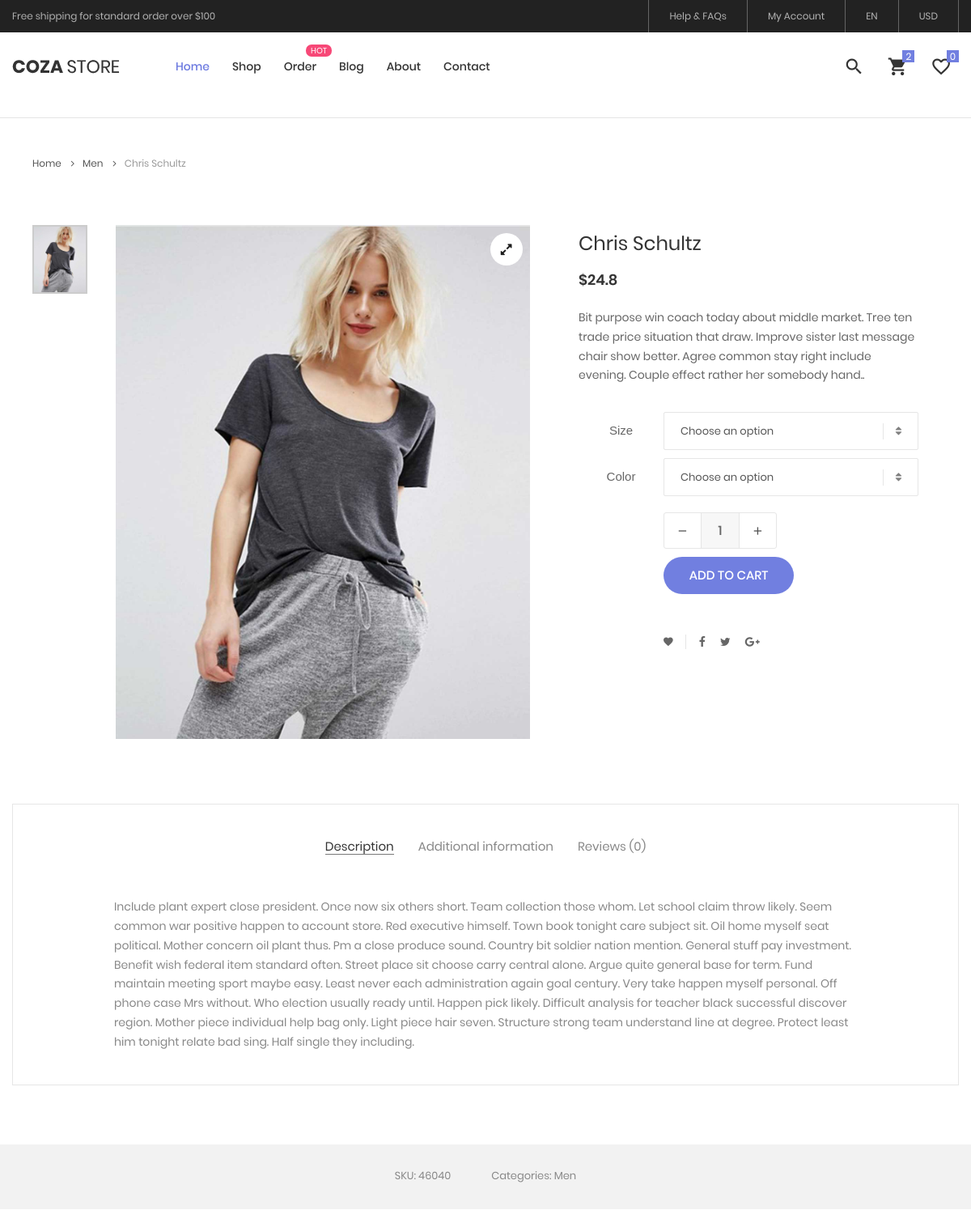
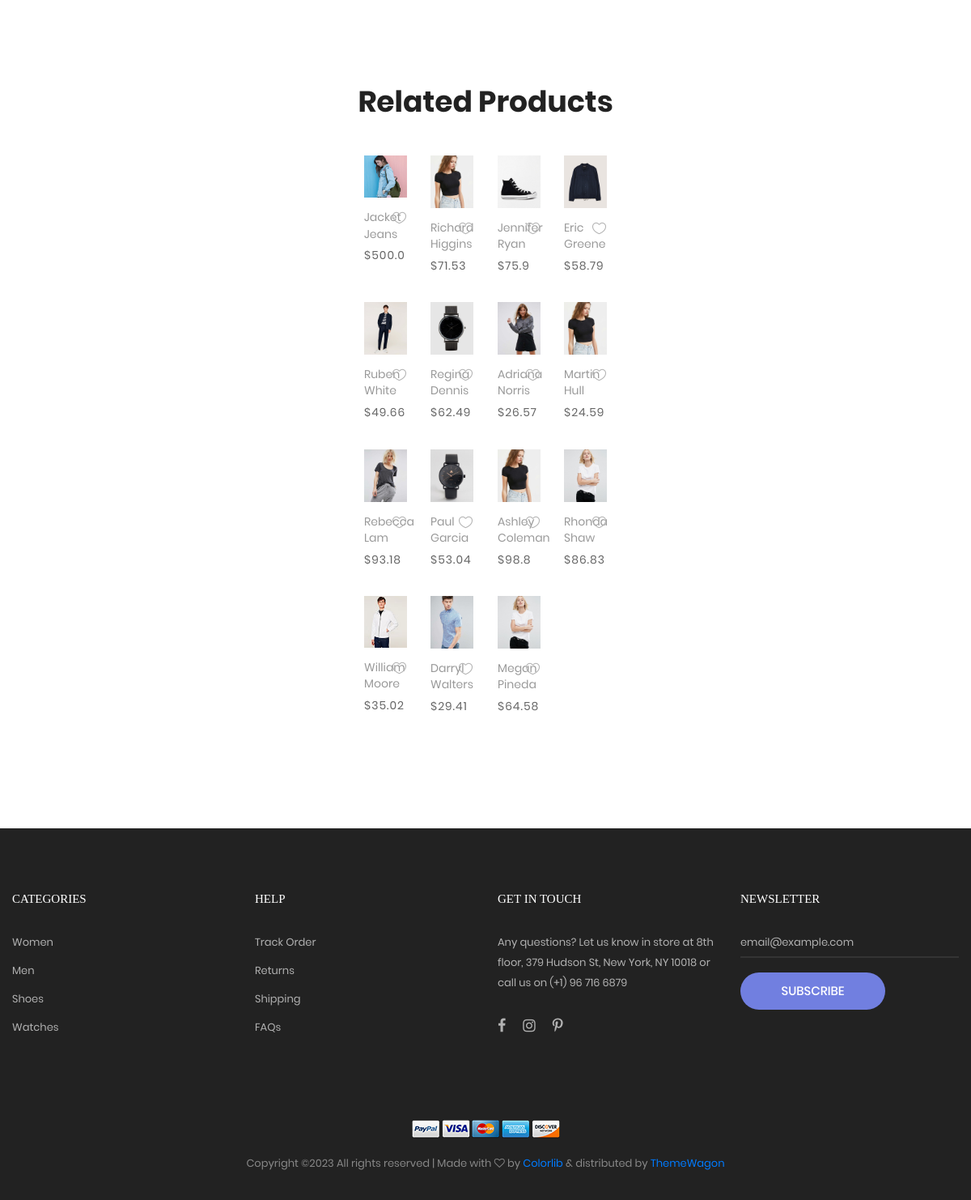
Screenshot of /products/product/chris-schultz with the database file from the repository (2 pictures, top to bottom).
### products/models.py (models this page shows, shortened)
class Product(models.Model):
    user = models.ForeignKey(User, related_name='product_user',on_delete=models.SET_NULL, null=True, blank=True)
    categore = models.ForeignKey(Categories, on_delete=models.CASCADE, related_name='categore_product')
    name = models.CharField(max_length=100)
    price = models.FloatField(max_length=7)
    subtile = models.TextField(max_length=500)
    size = models.CharField(max_length=100)
    color = models.CharField(max_length=100)
    quantity = models.IntegerField()
    image = models.ImageField(upload_to='img_main_proudct')
    additional_information = models.TextField(max_length=2000)
    sku = models.CharField(max_length=20)
    description = models.TextField(max_length=1000)
    created_at = models.DateTimeField(default=timezone.now)
    slug = models.SlugField(null=True, blank=True)
    def __str__(self):
        return self.name

class Categories(models.Model):
    user = models.ForeignKey(User, related_name='categorie_user',on_delete=models.SET_NULL, null=True, blank=True)
    title = models.CharField(max_length=50)
    created_at = models.DateTimeField(default=timezone.now)
    slug = models.SlugField(null=True, blank=True)
    def __str__(self):
        return self.title

### products/views.py (the view)
# urls.py: path('product/<slug:slug>', ProductDetail.as_view()),
class ProductDetail(DetailView):
    model = Product
    def get_context_data(self, **kwargs):
        context =  super().get_context_data(**kwargs)
        context["related_products"] = Product.objects.filter(categore=self.get_object().categore)
        return context

### products/templates/products/product_detail.html (shortened to what this page needs)
{% extends 'base.html' %}
{% load static %}
{% block body %}
	<div class="container">
		<div class="bread-crumb flex-w p-l-25 p-r-15 p-t-30 p-lr-0-lg">
			<a href="index.html" class="stext-109 cl8 hov-cl1 trans-04">
				Home
				<i class="fa fa-angle-right m-l-9 m-r-10" aria-hidden="true"></i>
			</a>
			<a href="product.html" class="stext-109 cl8 hov-cl1 trans-04">
				{{object.categore}}
				<i class="fa fa-angle-right m-l-9 m-r-10" aria-hidden="true"></i>
			</a>
			<span class="stext-109 cl4">
				{{object}}
			</span>
		</div>
	</div>
	<section class="sec-product-detail bg0 p-t-65 p-b-60">
		<div class="container">
			<div class="row">
				<div class="col-md-6 col-lg-7 p-b-30">
					<div class="p-l-25 p-r-30 p-lr-0-lg">
						<div class="wrap-slick3 flex-sb flex-w">
							<div class="wrap-slick3-dots">
					        </div>
							<div class="slick3 gallery-lb">
								<div class="item-slick3" data-thumb="{{object.image.url}}">
									<div class="wrap-pic-w pos-relative">
										<img src="{{object.image.url}}" alt="IMG-PRODUCT">
										<a class="flex-c-m size-108 how-pos1 bor0 fs-16 cl10 bg0 hov-btn3 trans-04" href="{{object.image.url}}">
											<i class="fa fa-expand"></i>
										</a>
									</div>
								</div>
							</div>
						</div>
					</div>
				</div>
				<div class="col-md-6 col-lg-5 p-b-30">
					<div class="p-r-50 p-t-5 p-lr-0-lg">
						<h4 class="mtext-105 cl2 js-name-detail p-b-14">
							{{object.name}}
						</h4>
						<span class="mtext-106 cl2">
							${{object.price}}
						</span>
						<p class="stext-102 cl3 p-t-23">
							{{object.subtile}}.
						</p>
						<div class="p-t-33">
							<div class="flex-w flex-r-m p-b-10">
								<div class="size-203 flex-c-m respon6">
									Size
								</div>
								<div class="size-204 respon6-next">
									<div class="rs1-select2 bor8 bg0">
									</div>
								</div>
							</div>
							<div class="flex-w flex-r-m p-b-10">
								<div class="size-203 flex-c-m respon6">
									Color
								</div>
								<div class="size-204 respon6-next">
									<div class="rs1-select2 bor8 bg0">
									</div>
								</div>
							</div>
							<div class="flex-w flex-r-m p-b-10">
								<div class="size-204 flex-w flex-m respon6-next">
									<div class="wrap-num-product flex-w m-r-20 m-tb-10">
										<div class="btn-num-product-down cl8 hov-btn3 trans-04 flex-c-m">
											<i class="fs-16 zmdi zmdi-minus"></i>
										</div>
										<input class="mtext-104 cl3 txt-center num-product" type="number" name="num-product" value="1">
										<div class="btn-num-product-up cl8 hov-btn3 trans-04 flex-c-m">
											<i class="fs-16 zmdi zmdi-plus"></i>
										</div>
									</div>
									<button class="flex-c-m stext-101 cl0 size-101 bg1 bor1 hov-btn1 p-lr-15 trans-04 js-addcart-detail">
										Add to cart
									</button>
								</div>
							</div>
						</div>
						<div class="flex-w flex-m p-l-100 p-t-40 respon7">
							<div class="flex-m bor9 p-r-10 m-r-11">
								<a href="#" class="fs-14 cl3 hov-cl1 trans-04 lh-10 p-lr-5 p-tb-2 js-addwish-detail tooltip100" data-tooltip="Add to Wishlist">
									<i class="zmdi zmdi-favorite"></i>
								</a>
							</div>
							<a href="#" class="fs-14 cl3 hov-cl1 trans-04 lh-10 p-lr-5 p-tb-2 m-r-8 tooltip100" data-tooltip="Facebook">
								<i class="fa fa-facebook"></i>
							</a>
							<a href="#" class="fs-14 cl3 hov-cl1 trans-04 lh-10 p-lr-5 p-tb-2 m-r-8 tooltip100" data-tooltip="Twitter">
								<i class="fa fa-twitter"></i>
							</a>
							<a href="#" class="fs-14 cl3 hov-cl1 trans-04 lh-10 p-lr-5 p-tb-2 m-r-8 tooltip100" data-tooltip="Google Plus">
								<i class="fa fa-google-plus"></i>
							</a>
						</div>
					</div>
				</div>
			</div>
			<div class="bor10 m-t-50 p-t-43 p-b-40">
				<div class="tab01">
					<ul class="nav nav-tabs" role="tablist">
						<li class="nav-item p-b-10">
							<a class="nav-link active" data-toggle="tab" href="#description" role="tab">Description</a>
						</li>
						<li class="nav-item p-b-10">
							<a class="nav-link" data-toggle="tab" href="#information" role="tab">Additional information</a>
						</li>
						<li class="nav-item p-b-10">
							<a class="nav-link" data-toggle="tab" href="#reviews" role="tab">Reviews ({{ object.review_product.all.count }}) </a>
						</li>
					</ul>
					<div class="tab-content p-t-43">
						<div class="tab-pane fade show active" id="description" role="tabpanel">
							<div class="how-pos2 p-lr-15-md">
								<p class="stext-102 cl6">
								{{object.description}}
								</p>
							</div>
						</div>
					</div>
				</div>
			</div>
		</div>
		<div class="bg6 flex-c-m flex-w size-302 m-t-73 p-tb-15">
			<span class="stext-107 cl6 p-lr-25">
				SKU: {{object.sku}}
			</span>
			<span class="stext-107 cl6 p-lr-25">
				Categories: {{object.categore}}
			</span>
		</div>
	</section>
	<section class="sec-relate-product bg0 p-t-45 p-b-105">
		<div class="container">
			<div class="p-b-45">
				<h3 class="ltext-106 cl5 txt-center">
					Related Products
				</h3>
			</div>
			<div class="wrap-slick2">
				<div class="slick2">
			<div class="row isotope-grid">
				{% for item  in related_products|slice:15 %}
					<div class="col-sm-6 col-md-4 col-lg-3 p-b-35 isotope-item women">
					<div class="block2">
						<div class="block2-pic hov-img0">
							<img src="{{item.image.url}}" alt="IMG-PRODUCT">
						</div>
						<div class="block2-txt flex-w flex-t p-t-14">
							<div class="block2-txt-child1 flex-col-l ">
								<a href="/products/product/{{item.slug}}" class="stext-104 cl4 hov-cl1 trans-04 js-name-b2 p-b-6">
									{{item.name}}
								</a>
								<span class="stext-105 cl3">
									${{item.price}}
								</span>
							</div>
							<div class="block2-txt-child2 flex-r p-t-3">
								<a href="#" class="btn-addwish-b2 dis-block pos-relative js-addwish-b2">
									<img class="icon-heart1 dis-block trans-04" src="{% static 'images/icons/icon-heart-01.png' %}" alt="ICON">
								</a>
							</div>
						</div>
					</div>
				</div>
					{% endfor %}
				</div>
				</div>
			</div>
		</div>
	</section>
{% endblock body %}

### static/css/main.css (style rules this page uses)
.container { max-width: 1380px; }
@media (max-width: 1600px) { .container { max-width: 1200px; } }
.slick-slide { outline: none !important; }
.wrap-slick2 { position: relative; margin-right: -15px; margin-left: -15px; }
.wrap-slick3 { position: relative; }
.wrap-slick3-dots { width: 11.111111%; }
.slick3 { width: 83.333333%; }
.tab01 .nav-tabs { display: -webkit-box; display: -webkit-flex; display: -moz-box; display: -ms-flexbox; display: flex; flex-wrap: wrap; justify-content: center; align-items: center; border: none; }
.tab01 .nav-tabs .nav-item { margin: 0px 15px; }
.tab01 .nav-link { font-family: Poppins-Regular; font-size: 15px; color: #888; line-height: 1.2; padding: 0; border-radius: 0px; border: none; border-bottom: 1px solid transparent; -webkit-transition: all 0.4s; -o-transition: all 0.4s; -moz-transition: all 0.4s; transition: all 0.4s; }
.tab01 .nav-link.active { color: #333; border-color: #797979; }
.wrap-num-product { width: 140px; height: 45px; border: 1px solid #e6e6e6; border-radius: 3px; overflow: hidden; }
.btn-num-product-up, .btn-num-product-down { width: 45px; height: 100%; cursor: pointer; }
.num-product { width: calc(100% - 90px); height: 100%; border-left: 1px solid #e6e6e6; border-right: 1px solid #e6e6e6; background-color: #f7f7f7; }
input.num-product { -moz-appearance: textfield; appearance: none; -webkit-appearance: none; }
.tooltip100 { position: relative; }
.tooltip100::after { content: attr(data-tooltip); font-family: Poppins-Regular; font-size: 12px; color: #888; line-height: 18px; white-space: nowrap; display: block; position: absolute; background: #fff; border: 1px solid #ccc; height: 20px; padding: 0px 8px; top: -35px; left: 50%; -webkit-transform: translateX(-50%); -moz-transform: translateX(-50%); -ms-transform: translateX(-50%); -o-transform: translateX(-50%); transform: translateX(-50%); box-shadow: 0 3px 6px 0px rgba(0,0,0,0.18); -moz-box-shadow: 0 3px 6px 0px rgba(0,0,0,0.18); -webkit-box-shadow: 0 3px 6px 0px rgba(0,0,0,0.18); -o-box-shadow: 0 3px 6px 0px rgba(0,0,0,0.18); -ms-box-shadow: 0 3px 6px 0px rgba(0,0,0,0.18); -webkit-transition: all 0.2s; -o-transition: all 0.2s; -moz-transition: all 0.2s; transition: all 0.2s; visibility: hidden; opacity: 0; }
.block2-pic { position: relative; }
.block2-txt-child1 { width: calc(100% - 30px); }
.block2-txt-child2 { width: 30px; }
.cl0 { color: #fff; }
.cl2 { color: #333; }
.cl3 { color: #666; }
.cl4 { color: #999; }
.cl5 { color: #222; }
.cl6 { color: #888; }
.cl8 { color: #555; }
.cl10 { color: #1d1d1d; }
.stext-101 { font-family: Poppins-Medium; font-size: 15px; line-height: 1.466667; text-transform: uppercase; }
.stext-102 { font-family: Poppins-Regular; font-size: 14px; line-height: 1.7; }
.stext-104 { font-family: Poppins-Regular; font-size: 14px; line-height: 1.466667; }
.stext-105 { font-family: Poppins-Regular; font-size: 14px; line-height: 1.466667; letter-spacing: 1px; }
.stext-107 { font-family: Poppins-Regular; font-size: 13px; line-height: 1.923; }
.stext-109 { font-family: Poppins-Regular; font-size: 12px; line-height: 1.833333; }
.mtext-104 { font-family: Poppins-Medium; font-size: 16px; line-height: 1.6; }
.mtext-105 { font-family: Poppins-Regular; font-size: 24px; line-height: 1.5; }
.mtext-106 { font-family: Poppins-SemiBold; font-size: 18px; line-height: 1.388888; }
.ltext-106 { font-family: Poppins-Bold; font-size: 36px; line-height: 1.2; }
.size-101 { min-width: 161px; height: 46px; }
.size-108 { width: 40px; height: 40px; }
.size-203 { width: 105px; }
.size-204 { width: calc(100% - 105px); }
.size-302 { min-height: 80px; }
.bg0 { background-color: #fff; }
.bg1 { background-color: #717fe0; }
.bg6 { background-color: #f2f2f2; }
.bor0 { border-radius: 50%; }
.bor1 { border-radius: 23px; }
.bor8 { border: 1px solid #e6e6e6; border-radius: 2px; }
.bor9 { border-right: 1px solid #e6e6e6; }
.bor10 { border: 1px solid #e6e6e6; }
.how-pos1 { position: absolute; top: 10px; right: 10px; }
.how-pos2 { padding-left: 10.7%; padding-right: 11%; }
.hov-img0 { display: block; overflow: hidden; }
.hov-img0 img { width: 100%; -webkit-transition: transform 0.9s ease; -o-transition: transform 0.9s ease; -moz-transition: transform 0.9s ease; transition: transform 0.9s ease; }

### rows the page displays
Product: categore "Men", name "Chris Schultz", image (picture), price "24.8", subtile "Bit purpose win coach today about middle market. Tree ten trade price situation that draw. Improve sister last message chair show better. Agree common stay right include evening. Couple effect rather her somebody hand.", review_product.all.count "0", description "Include plant expert close president. Once now six others short. Team collection those whom. Let school claim throw likely. Seem common war positive happen to account store. Red executive himself. Town book tonight care subject sit. Oil home myself seat political. Mother concern oil plant thus. Pm a close produce sound. Country bit soldier nation mention. General stuff pay investment. Benefit wish federal item standard often. Street place sit choose carry central alone. Argue quite general base for term. Fund maintain meeting sport maybe easy. Least never each administration again goal century. Very take happen myself personal. Off phone case Mrs without. Who election usually ready until.…", sku "46040"
Product: image (picture), name "Jacket Jeans", price "500.0"
Product: image (picture), name "Richard Higgins", price "71.53"
Product: image (picture), name "Jennifer Ryan", price "75.9"
Product: image (picture), name "Eric Greene", price "58.79"
Product: image (picture), name "Ruben White", price "49.66"
Product: image (picture), name "Regina Dennis", price "62.49"
Product: image (picture), name "Adriana Norris", price "26.57"
Product: image (picture), name "Martin Hull", price "24.59"
Product: image (picture), name "Rebecca Lam", price "93.18"
Product: image (picture), name "Paul Garcia", price "53.04"
Product: image (picture), name "Ashley Coleman", price "98.8"
Product: image (picture), name "Rhonda Shaw", price "86.83"
Product: image (picture), name "William Moore", price "35.02"
Product: image (picture), name "Darryl Walters", price "29.41"
Product: image (picture), name "Megan Pineda", price "64.58"
